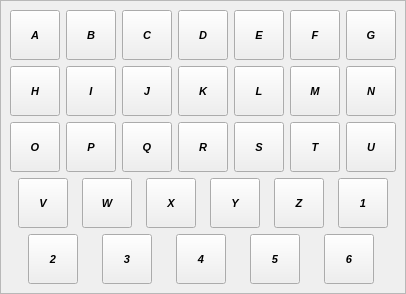
<?xml version="1.0" encoding="UTF-8"?>
<ui version="4.0">
 <class>NewObjectOverlayWidget</class>
 <widget class="QWidget" name="NewObjectOverlayWidget">
  <property name="geometry">
   <rect>
    <x>0</x>
    <y>0</y>
    <width>406</width>
    <height>294</height>
   </rect>
  </property>
  <property name="font">
   <font>
    <pointsize>8</pointsize>
    <weight>75</weight>
    <italic>true</italic>
    <bold>true</bold>
   </font>
  </property>
  <property name="windowTitle">
   <string>Form</string>
  </property>
  <property name="windowOpacity">
   <double>1.000000000000000</double>
  </property>
  <property name="autoFillBackground">
   <bool>false</bool>
  </property>
  <property name="styleSheet">
   <string notr="true"/>
  </property>
  <layout class="QVBoxLayout" name="verticalLayout_2">
   <property name="spacing">
    <number>0</number>
   </property>
   <property name="leftMargin">
    <number>0</number>
   </property>
   <property name="topMargin">
    <number>0</number>
   </property>
   <property name="rightMargin">
    <number>0</number>
   </property>
   <property name="bottomMargin">
    <number>0</number>
   </property>
   <item>
    <widget class="QFrame" name="frame">
     <property name="frameShape">
      <enum>QFrame::StyledPanel</enum>
     </property>
     <property name="frameShadow">
      <enum>QFrame::Raised</enum>
     </property>
     <layout class="QVBoxLayout" name="verticalLayout">
      <item>
       <widget class="QWidget" name="widget_2" native="true">
        <layout class="QHBoxLayout" name="horizontalLayout_3">
         <property name="leftMargin">
          <number>0</number>
         </property>
         <property name="topMargin">
          <number>0</number>
         </property>
         <property name="rightMargin">
          <number>0</number>
         </property>
         <property name="bottomMargin">
          <number>0</number>
         </property>
         <item>
          <widget class="QToolButton" name="cast_tb">
           <property name="minimumSize">
            <size>
             <width>50</width>
             <height>50</height>
            </size>
           </property>
           <property name="toolTip">
            <string>Cast</string>
           </property>
           <property name="text">
            <string>A</string>
           </property>
           <property name="icon">
            <iconset resource="res/resources.qrc">
             <normaloff>:/icones/icones/cast.png</normaloff>:/icones/icones/cast.png</iconset>
           </property>
           <property name="iconSize">
            <size>
             <width>32</width>
             <height>32</height>
            </size>
           </property>
           <property name="popupMode">
            <enum>QToolButton::InstantPopup</enum>
           </property>
           <property name="toolButtonStyle">
            <enum>Qt::ToolButtonTextUnderIcon</enum>
           </property>
          </widget>
         </item>
         <item>
          <widget class="QToolButton" name="language_tb">
           <property name="minimumSize">
            <size>
             <width>50</width>
             <height>50</height>
            </size>
           </property>
           <property name="toolTip">
            <string>Language</string>
           </property>
           <property name="text">
            <string>B</string>
           </property>
           <property name="icon">
            <iconset resource="res/resources.qrc">
             <normaloff>:/icones/icones/language.png</normaloff>:/icones/icones/language.png</iconset>
           </property>
           <property name="iconSize">
            <size>
             <width>32</width>
             <height>32</height>
            </size>
           </property>
           <property name="popupMode">
            <enum>QToolButton::InstantPopup</enum>
           </property>
           <property name="toolButtonStyle">
            <enum>Qt::ToolButtonTextUnderIcon</enum>
           </property>
          </widget>
         </item>
         <item>
          <widget class="QToolButton" name="role_tb">
           <property name="minimumSize">
            <size>
             <width>50</width>
             <height>50</height>
            </size>
           </property>
           <property name="toolTip">
            <string>Role</string>
           </property>
           <property name="text">
            <string>C</string>
           </property>
           <property name="icon">
            <iconset resource="res/resources.qrc">
             <normaloff>:/icones/icones/role.png</normaloff>:/icones/icones/role.png</iconset>
           </property>
           <property name="iconSize">
            <size>
             <width>32</width>
             <height>32</height>
            </size>
           </property>
           <property name="popupMode">
            <enum>QToolButton::InstantPopup</enum>
           </property>
           <property name="toolButtonStyle">
            <enum>Qt::ToolButtonTextUnderIcon</enum>
           </property>
          </widget>
         </item>
         <item>
          <widget class="QToolButton" name="schema_tb">
           <property name="minimumSize">
            <size>
             <width>50</width>
             <height>50</height>
            </size>
           </property>
           <property name="toolTip">
            <string>Schema</string>
           </property>
           <property name="text">
            <string>D</string>
           </property>
           <property name="icon">
            <iconset resource="res/resources.qrc">
             <normaloff>:/icones/icones/schema.png</normaloff>:/icones/icones/schema.png</iconset>
           </property>
           <property name="iconSize">
            <size>
             <width>32</width>
             <height>32</height>
            </size>
           </property>
           <property name="popupMode">
            <enum>QToolButton::InstantPopup</enum>
           </property>
           <property name="toolButtonStyle">
            <enum>Qt::ToolButtonTextUnderIcon</enum>
           </property>
          </widget>
         </item>
         <item>
          <widget class="QToolButton" name="tag_tb">
           <property name="minimumSize">
            <size>
             <width>50</width>
             <height>50</height>
            </size>
           </property>
           <property name="toolTip">
            <string>Tag</string>
           </property>
           <property name="text">
            <string>E</string>
           </property>
           <property name="icon">
            <iconset resource="res/resources.qrc">
             <normaloff>:/icones/icones/tag.png</normaloff>:/icones/icones/tag.png</iconset>
           </property>
           <property name="iconSize">
            <size>
             <width>32</width>
             <height>32</height>
            </size>
           </property>
           <property name="popupMode">
            <enum>QToolButton::InstantPopup</enum>
           </property>
           <property name="toolButtonStyle">
            <enum>Qt::ToolButtonTextUnderIcon</enum>
           </property>
          </widget>
         </item>
         <item>
          <widget class="QToolButton" name="textbox_tb">
           <property name="minimumSize">
            <size>
             <width>50</width>
             <height>50</height>
            </size>
           </property>
           <property name="toolTip">
            <string>Textbox</string>
           </property>
           <property name="text">
            <string>F</string>
           </property>
           <property name="icon">
            <iconset resource="res/resources.qrc">
             <normaloff>:/icones/icones/textbox.png</normaloff>:/icones/icones/textbox.png</iconset>
           </property>
           <property name="iconSize">
            <size>
             <width>32</width>
             <height>32</height>
            </size>
           </property>
           <property name="popupMode">
            <enum>QToolButton::InstantPopup</enum>
           </property>
           <property name="toolButtonStyle">
            <enum>Qt::ToolButtonTextUnderIcon</enum>
           </property>
          </widget>
         </item>
         <item>
          <widget class="QToolButton" name="db_perms_tb">
           <property name="minimumSize">
            <size>
             <width>50</width>
             <height>50</height>
            </size>
           </property>
           <property name="toolTip">
            <string>Permissions</string>
           </property>
           <property name="text">
            <string>G</string>
           </property>
           <property name="icon">
            <iconset resource="res/resources.qrc">
             <normaloff>:/icones/icones/permission.png</normaloff>:/icones/icones/permission.png</iconset>
           </property>
           <property name="iconSize">
            <size>
             <width>32</width>
             <height>32</height>
            </size>
           </property>
           <property name="popupMode">
            <enum>QToolButton::InstantPopup</enum>
           </property>
           <property name="toolButtonStyle">
            <enum>Qt::ToolButtonTextUnderIcon</enum>
           </property>
          </widget>
         </item>
        </layout>
       </widget>
      </item>
      <item>
       <widget class="QWidget" name="widget" native="true">
        <layout class="QGridLayout" name="gridLayout">
         <property name="leftMargin">
          <number>0</number>
         </property>
         <property name="topMargin">
          <number>0</number>
         </property>
         <property name="rightMargin">
          <number>0</number>
         </property>
         <property name="bottomMargin">
          <number>0</number>
         </property>
         <item row="0" column="0">
          <widget class="QToolButton" name="aggregate_tb">
           <property name="minimumSize">
            <size>
             <width>50</width>
             <height>50</height>
            </size>
           </property>
           <property name="toolTip">
            <string>Aggregate</string>
           </property>
           <property name="text">
            <string>H</string>
           </property>
           <property name="icon">
            <iconset resource="res/resources.qrc">
             <normaloff>:/icones/icones/aggregate.png</normaloff>:/icones/icones/aggregate.png</iconset>
           </property>
           <property name="iconSize">
            <size>
             <width>32</width>
             <height>32</height>
            </size>
           </property>
           <property name="popupMode">
            <enum>QToolButton::InstantPopup</enum>
           </property>
           <property name="toolButtonStyle">
            <enum>Qt::ToolButtonTextUnderIcon</enum>
           </property>
          </widget>
         </item>
         <item row="0" column="1">
          <widget class="QToolButton" name="collation_tb">
           <property name="minimumSize">
            <size>
             <width>50</width>
             <height>50</height>
            </size>
           </property>
           <property name="toolTip">
            <string>Collation</string>
           </property>
           <property name="text">
            <string>I</string>
           </property>
           <property name="icon">
            <iconset resource="res/resources.qrc">
             <normaloff>:/icones/icones/collation.png</normaloff>:/icones/icones/collation.png</iconset>
           </property>
           <property name="iconSize">
            <size>
             <width>32</width>
             <height>32</height>
            </size>
           </property>
           <property name="popupMode">
            <enum>QToolButton::InstantPopup</enum>
           </property>
           <property name="toolButtonStyle">
            <enum>Qt::ToolButtonTextUnderIcon</enum>
           </property>
          </widget>
         </item>
         <item row="0" column="2">
          <widget class="QToolButton" name="conversion_tb">
           <property name="minimumSize">
            <size>
             <width>50</width>
             <height>50</height>
            </size>
           </property>
           <property name="toolTip">
            <string>Conversion</string>
           </property>
           <property name="text">
            <string>J</string>
           </property>
           <property name="icon">
            <iconset resource="res/resources.qrc">
             <normaloff>:/icones/icones/conversion.png</normaloff>:/icones/icones/conversion.png</iconset>
           </property>
           <property name="iconSize">
            <size>
             <width>32</width>
             <height>32</height>
            </size>
           </property>
           <property name="popupMode">
            <enum>QToolButton::InstantPopup</enum>
           </property>
           <property name="toolButtonStyle">
            <enum>Qt::ToolButtonTextUnderIcon</enum>
           </property>
          </widget>
         </item>
         <item row="0" column="3">
          <widget class="QToolButton" name="domain_tb">
           <property name="minimumSize">
            <size>
             <width>50</width>
             <height>50</height>
            </size>
           </property>
           <property name="toolTip">
            <string>Domain</string>
           </property>
           <property name="text">
            <string>K</string>
           </property>
           <property name="icon">
            <iconset resource="res/resources.qrc">
             <normaloff>:/icones/icones/domain.png</normaloff>:/icones/icones/domain.png</iconset>
           </property>
           <property name="iconSize">
            <size>
             <width>32</width>
             <height>32</height>
            </size>
           </property>
           <property name="popupMode">
            <enum>QToolButton::InstantPopup</enum>
           </property>
           <property name="toolButtonStyle">
            <enum>Qt::ToolButtonTextUnderIcon</enum>
           </property>
          </widget>
         </item>
         <item row="0" column="4">
          <widget class="QToolButton" name="extension_tb">
           <property name="minimumSize">
            <size>
             <width>50</width>
             <height>50</height>
            </size>
           </property>
           <property name="toolTip">
            <string>Extension</string>
           </property>
           <property name="text">
            <string>L</string>
           </property>
           <property name="icon">
            <iconset resource="res/resources.qrc">
             <normaloff>:/icones/icones/extension.png</normaloff>:/icones/icones/extension.png</iconset>
           </property>
           <property name="iconSize">
            <size>
             <width>32</width>
             <height>32</height>
            </size>
           </property>
           <property name="popupMode">
            <enum>QToolButton::InstantPopup</enum>
           </property>
           <property name="toolButtonStyle">
            <enum>Qt::ToolButtonTextUnderIcon</enum>
           </property>
          </widget>
         </item>
         <item row="0" column="5">
          <widget class="QToolButton" name="function_tb">
           <property name="minimumSize">
            <size>
             <width>50</width>
             <height>50</height>
            </size>
           </property>
           <property name="toolTip">
            <string>Function</string>
           </property>
           <property name="text">
            <string>M</string>
           </property>
           <property name="icon">
            <iconset resource="res/resources.qrc">
             <normaloff>:/icones/icones/function.png</normaloff>:/icones/icones/function.png</iconset>
           </property>
           <property name="iconSize">
            <size>
             <width>32</width>
             <height>32</height>
            </size>
           </property>
           <property name="popupMode">
            <enum>QToolButton::InstantPopup</enum>
           </property>
           <property name="toolButtonStyle">
            <enum>Qt::ToolButtonTextUnderIcon</enum>
           </property>
          </widget>
         </item>
         <item row="0" column="6">
          <widget class="QToolButton" name="opclass_tb">
           <property name="minimumSize">
            <size>
             <width>50</width>
             <height>50</height>
            </size>
           </property>
           <property name="toolTip">
            <string>Operator Class</string>
           </property>
           <property name="text">
            <string>N</string>
           </property>
           <property name="icon">
            <iconset resource="res/resources.qrc">
             <normaloff>:/icones/icones/opclass.png</normaloff>:/icones/icones/opclass.png</iconset>
           </property>
           <property name="iconSize">
            <size>
             <width>32</width>
             <height>32</height>
            </size>
           </property>
           <property name="popupMode">
            <enum>QToolButton::InstantPopup</enum>
           </property>
           <property name="toolButtonStyle">
            <enum>Qt::ToolButtonTextUnderIcon</enum>
           </property>
          </widget>
         </item>
         <item row="1" column="0">
          <widget class="QToolButton" name="operator_tb">
           <property name="minimumSize">
            <size>
             <width>50</width>
             <height>50</height>
            </size>
           </property>
           <property name="toolTip">
            <string>Operator</string>
           </property>
           <property name="text">
            <string>O</string>
           </property>
           <property name="icon">
            <iconset resource="res/resources.qrc">
             <normaloff>:/icones/icones/operator.png</normaloff>:/icones/icones/operator.png</iconset>
           </property>
           <property name="iconSize">
            <size>
             <width>32</width>
             <height>32</height>
            </size>
           </property>
           <property name="popupMode">
            <enum>QToolButton::InstantPopup</enum>
           </property>
           <property name="toolButtonStyle">
            <enum>Qt::ToolButtonTextUnderIcon</enum>
           </property>
          </widget>
         </item>
         <item row="1" column="1">
          <widget class="QToolButton" name="opfamily_tb">
           <property name="minimumSize">
            <size>
             <width>50</width>
             <height>50</height>
            </size>
           </property>
           <property name="toolTip">
            <string>Operator Family</string>
           </property>
           <property name="text">
            <string>P</string>
           </property>
           <property name="icon">
            <iconset resource="res/resources.qrc">
             <normaloff>:/icones/icones/opfamily.png</normaloff>:/icones/icones/opfamily.png</iconset>
           </property>
           <property name="iconSize">
            <size>
             <width>32</width>
             <height>32</height>
            </size>
           </property>
           <property name="popupMode">
            <enum>QToolButton::InstantPopup</enum>
           </property>
           <property name="toolButtonStyle">
            <enum>Qt::ToolButtonTextUnderIcon</enum>
           </property>
          </widget>
         </item>
         <item row="1" column="2">
          <widget class="QToolButton" name="sequence_tb">
           <property name="minimumSize">
            <size>
             <width>50</width>
             <height>50</height>
            </size>
           </property>
           <property name="toolTip">
            <string>Sequence</string>
           </property>
           <property name="text">
            <string>Q</string>
           </property>
           <property name="icon">
            <iconset resource="res/resources.qrc">
             <normaloff>:/icones/icones/sequence.png</normaloff>:/icones/icones/sequence.png</iconset>
           </property>
           <property name="iconSize">
            <size>
             <width>32</width>
             <height>32</height>
            </size>
           </property>
           <property name="popupMode">
            <enum>QToolButton::InstantPopup</enum>
           </property>
           <property name="toolButtonStyle">
            <enum>Qt::ToolButtonTextUnderIcon</enum>
           </property>
          </widget>
         </item>
         <item row="1" column="3">
          <widget class="QToolButton" name="table_tb">
           <property name="minimumSize">
            <size>
             <width>50</width>
             <height>50</height>
            </size>
           </property>
           <property name="toolTip">
            <string>Table</string>
           </property>
           <property name="text">
            <string>R</string>
           </property>
           <property name="icon">
            <iconset resource="res/resources.qrc">
             <normaloff>:/icones/icones/table.png</normaloff>:/icones/icones/table.png</iconset>
           </property>
           <property name="iconSize">
            <size>
             <width>32</width>
             <height>32</height>
            </size>
           </property>
           <property name="popupMode">
            <enum>QToolButton::InstantPopup</enum>
           </property>
           <property name="toolButtonStyle">
            <enum>Qt::ToolButtonTextUnderIcon</enum>
           </property>
          </widget>
         </item>
         <item row="1" column="4">
          <widget class="QToolButton" name="type_tb">
           <property name="minimumSize">
            <size>
             <width>50</width>
             <height>50</height>
            </size>
           </property>
           <property name="toolTip">
            <string>Type</string>
           </property>
           <property name="text">
            <string>S</string>
           </property>
           <property name="icon">
            <iconset resource="res/resources.qrc">
             <normaloff>:/icones/icones/usertype.png</normaloff>:/icones/icones/usertype.png</iconset>
           </property>
           <property name="iconSize">
            <size>
             <width>32</width>
             <height>32</height>
            </size>
           </property>
           <property name="popupMode">
            <enum>QToolButton::InstantPopup</enum>
           </property>
           <property name="toolButtonStyle">
            <enum>Qt::ToolButtonTextUnderIcon</enum>
           </property>
          </widget>
         </item>
         <item row="1" column="5">
          <widget class="QToolButton" name="view_tb">
           <property name="minimumSize">
            <size>
             <width>50</width>
             <height>50</height>
            </size>
           </property>
           <property name="toolTip">
            <string>View</string>
           </property>
           <property name="text">
            <string>T</string>
           </property>
           <property name="icon">
            <iconset resource="res/resources.qrc">
             <normaloff>:/icones/icones/view.png</normaloff>:/icones/icones/view.png</iconset>
           </property>
           <property name="iconSize">
            <size>
             <width>32</width>
             <height>32</height>
            </size>
           </property>
           <property name="popupMode">
            <enum>QToolButton::InstantPopup</enum>
           </property>
           <property name="toolButtonStyle">
            <enum>Qt::ToolButtonTextUnderIcon</enum>
           </property>
          </widget>
         </item>
         <item row="1" column="6">
          <widget class="QToolButton" name="sch_perms_tb">
           <property name="minimumSize">
            <size>
             <width>50</width>
             <height>50</height>
            </size>
           </property>
           <property name="toolTip">
            <string>Permissions</string>
           </property>
           <property name="text">
            <string>U</string>
           </property>
           <property name="icon">
            <iconset resource="res/resources.qrc">
             <normaloff>:/icones/icones/permission.png</normaloff>:/icones/icones/permission.png</iconset>
           </property>
           <property name="iconSize">
            <size>
             <width>32</width>
             <height>32</height>
            </size>
           </property>
           <property name="popupMode">
            <enum>QToolButton::InstantPopup</enum>
           </property>
           <property name="toolButtonStyle">
            <enum>Qt::ToolButtonTextUnderIcon</enum>
           </property>
          </widget>
         </item>
        </layout>
       </widget>
      </item>
      <item>
       <widget class="QWidget" name="tab_objs_btns_wgt" native="true">
        <layout class="QHBoxLayout" name="horizontalLayout_2">
         <property name="leftMargin">
          <number>0</number>
         </property>
         <property name="topMargin">
          <number>0</number>
         </property>
         <property name="rightMargin">
          <number>0</number>
         </property>
         <property name="bottomMargin">
          <number>0</number>
         </property>
         <item>
          <widget class="QToolButton" name="column_tb">
           <property name="minimumSize">
            <size>
             <width>50</width>
             <height>50</height>
            </size>
           </property>
           <property name="toolTip">
            <string>Column</string>
           </property>
           <property name="text">
            <string>V</string>
           </property>
           <property name="icon">
            <iconset resource="res/resources.qrc">
             <normaloff>:/icones/icones/column.png</normaloff>:/icones/icones/column.png</iconset>
           </property>
           <property name="iconSize">
            <size>
             <width>32</width>
             <height>32</height>
            </size>
           </property>
           <property name="popupMode">
            <enum>QToolButton::InstantPopup</enum>
           </property>
           <property name="toolButtonStyle">
            <enum>Qt::ToolButtonTextUnderIcon</enum>
           </property>
          </widget>
         </item>
         <item>
          <widget class="QToolButton" name="constraint_tb">
           <property name="minimumSize">
            <size>
             <width>50</width>
             <height>50</height>
            </size>
           </property>
           <property name="toolTip">
            <string>Constraint</string>
           </property>
           <property name="text">
            <string>W</string>
           </property>
           <property name="icon">
            <iconset resource="res/resources.qrc">
             <normaloff>:/icones/icones/constraint.png</normaloff>:/icones/icones/constraint.png</iconset>
           </property>
           <property name="iconSize">
            <size>
             <width>32</width>
             <height>32</height>
            </size>
           </property>
           <property name="popupMode">
            <enum>QToolButton::InstantPopup</enum>
           </property>
           <property name="toolButtonStyle">
            <enum>Qt::ToolButtonTextUnderIcon</enum>
           </property>
          </widget>
         </item>
         <item>
          <widget class="QToolButton" name="index_tb">
           <property name="minimumSize">
            <size>
             <width>50</width>
             <height>50</height>
            </size>
           </property>
           <property name="toolTip">
            <string>Index</string>
           </property>
           <property name="text">
            <string>X</string>
           </property>
           <property name="icon">
            <iconset resource="res/resources.qrc">
             <normaloff>:/icones/icones/index.png</normaloff>:/icones/icones/index.png</iconset>
           </property>
           <property name="iconSize">
            <size>
             <width>32</width>
             <height>32</height>
            </size>
           </property>
           <property name="popupMode">
            <enum>QToolButton::InstantPopup</enum>
           </property>
           <property name="toolButtonStyle">
            <enum>Qt::ToolButtonTextUnderIcon</enum>
           </property>
          </widget>
         </item>
         <item>
          <widget class="QToolButton" name="rule_tb">
           <property name="minimumSize">
            <size>
             <width>50</width>
             <height>50</height>
            </size>
           </property>
           <property name="toolTip">
            <string>Rule</string>
           </property>
           <property name="text">
            <string>Y</string>
           </property>
           <property name="icon">
            <iconset resource="res/resources.qrc">
             <normaloff>:/icones/icones/rule.png</normaloff>:/icones/icones/rule.png</iconset>
           </property>
           <property name="iconSize">
            <size>
             <width>32</width>
             <height>32</height>
            </size>
           </property>
           <property name="popupMode">
            <enum>QToolButton::InstantPopup</enum>
           </property>
           <property name="toolButtonStyle">
            <enum>Qt::ToolButtonTextUnderIcon</enum>
           </property>
          </widget>
         </item>
         <item>
          <widget class="QToolButton" name="trigger_tb">
           <property name="minimumSize">
            <size>
             <width>50</width>
             <height>50</height>
            </size>
           </property>
           <property name="toolTip">
            <string>Trigger</string>
           </property>
           <property name="text">
            <string>Z</string>
           </property>
           <property name="icon">
            <iconset resource="res/resources.qrc">
             <normaloff>:/icones/icones/trigger.png</normaloff>:/icones/icones/trigger.png</iconset>
           </property>
           <property name="iconSize">
            <size>
             <width>32</width>
             <height>32</height>
            </size>
           </property>
           <property name="popupMode">
            <enum>QToolButton::InstantPopup</enum>
           </property>
           <property name="toolButtonStyle">
            <enum>Qt::ToolButtonTextUnderIcon</enum>
           </property>
          </widget>
         </item>
         <item>
          <widget class="QToolButton" name="tab_perms_tb">
           <property name="minimumSize">
            <size>
             <width>50</width>
             <height>50</height>
            </size>
           </property>
           <property name="toolTip">
            <string>Permissions</string>
           </property>
           <property name="text">
            <string>1</string>
           </property>
           <property name="icon">
            <iconset resource="res/resources.qrc">
             <normaloff>:/icones/icones/permission.png</normaloff>:/icones/icones/permission.png</iconset>
           </property>
           <property name="iconSize">
            <size>
             <width>32</width>
             <height>32</height>
            </size>
           </property>
           <property name="popupMode">
            <enum>QToolButton::InstantPopup</enum>
           </property>
           <property name="toolButtonStyle">
            <enum>Qt::ToolButtonTextUnderIcon</enum>
           </property>
          </widget>
         </item>
        </layout>
       </widget>
      </item>
      <item>
       <widget class="QWidget" name="relationship_btns_wgt" native="true">
        <layout class="QHBoxLayout" name="horizontalLayout">
         <property name="leftMargin">
          <number>0</number>
         </property>
         <property name="topMargin">
          <number>0</number>
         </property>
         <property name="rightMargin">
          <number>0</number>
         </property>
         <property name="bottomMargin">
          <number>0</number>
         </property>
         <item>
          <widget class="QToolButton" name="rel11_tb">
           <property name="minimumSize">
            <size>
             <width>50</width>
             <height>50</height>
            </size>
           </property>
           <property name="toolTip">
            <string>One-to-one Relationship</string>
           </property>
           <property name="text">
            <string>2</string>
           </property>
           <property name="icon">
            <iconset resource="res/resources.qrc">
             <normaloff>:/icones/icones/relationship11.png</normaloff>:/icones/icones/relationship11.png</iconset>
           </property>
           <property name="iconSize">
            <size>
             <width>32</width>
             <height>32</height>
            </size>
           </property>
           <property name="popupMode">
            <enum>QToolButton::InstantPopup</enum>
           </property>
           <property name="toolButtonStyle">
            <enum>Qt::ToolButtonTextUnderIcon</enum>
           </property>
          </widget>
         </item>
         <item>
          <widget class="QToolButton" name="rel1n_tb">
           <property name="minimumSize">
            <size>
             <width>50</width>
             <height>50</height>
            </size>
           </property>
           <property name="toolTip">
            <string>One-to-many Relationship</string>
           </property>
           <property name="text">
            <string>3</string>
           </property>
           <property name="icon">
            <iconset resource="res/resources.qrc">
             <normaloff>:/icones/icones/relationship1n.png</normaloff>:/icones/icones/relationship1n.png</iconset>
           </property>
           <property name="iconSize">
            <size>
             <width>32</width>
             <height>32</height>
            </size>
           </property>
           <property name="popupMode">
            <enum>QToolButton::InstantPopup</enum>
           </property>
           <property name="toolButtonStyle">
            <enum>Qt::ToolButtonTextUnderIcon</enum>
           </property>
          </widget>
         </item>
         <item>
          <widget class="QToolButton" name="relnn_tb">
           <property name="minimumSize">
            <size>
             <width>50</width>
             <height>50</height>
            </size>
           </property>
           <property name="toolTip">
            <string>Many-to-many Relationship</string>
           </property>
           <property name="text">
            <string>4</string>
           </property>
           <property name="icon">
            <iconset resource="res/resources.qrc">
             <normaloff>:/icones/icones/relationshipnn.png</normaloff>:/icones/icones/relationshipnn.png</iconset>
           </property>
           <property name="iconSize">
            <size>
             <width>32</width>
             <height>32</height>
            </size>
           </property>
           <property name="popupMode">
            <enum>QToolButton::InstantPopup</enum>
           </property>
           <property name="toolButtonStyle">
            <enum>Qt::ToolButtonTextUnderIcon</enum>
           </property>
          </widget>
         </item>
         <item>
          <widget class="QToolButton" name="relgen_tb">
           <property name="minimumSize">
            <size>
             <width>50</width>
             <height>50</height>
            </size>
           </property>
           <property name="toolTip">
            <string>Generalization Relationship</string>
           </property>
           <property name="text">
            <string>5</string>
           </property>
           <property name="icon">
            <iconset resource="res/resources.qrc">
             <normaloff>:/icones/icones/relationshipgen.png</normaloff>:/icones/icones/relationshipgen.png</iconset>
           </property>
           <property name="iconSize">
            <size>
             <width>32</width>
             <height>32</height>
            </size>
           </property>
           <property name="popupMode">
            <enum>QToolButton::InstantPopup</enum>
           </property>
           <property name="toolButtonStyle">
            <enum>Qt::ToolButtonTextUnderIcon</enum>
           </property>
          </widget>
         </item>
         <item>
          <widget class="QToolButton" name="reldep_tb">
           <property name="minimumSize">
            <size>
             <width>50</width>
             <height>50</height>
            </size>
           </property>
           <property name="toolTip">
            <string>Copy Relationship</string>
           </property>
           <property name="text">
            <string>6</string>
           </property>
           <property name="icon">
            <iconset resource="res/resources.qrc">
             <normaloff>:/icones/icones/relationshipdep.png</normaloff>:/icones/icones/relationshipdep.png</iconset>
           </property>
           <property name="iconSize">
            <size>
             <width>32</width>
             <height>32</height>
            </size>
           </property>
           <property name="popupMode">
            <enum>QToolButton::InstantPopup</enum>
           </property>
           <property name="toolButtonStyle">
            <enum>Qt::ToolButtonTextUnderIcon</enum>
           </property>
          </widget>
         </item>
        </layout>
       </widget>
      </item>
     </layout>
    </widget>
   </item>
  </layout>
 </widget>
 <resources>
  <include location="res/resources.qrc"/>
 </resources>
 <connections/>
</ui>
